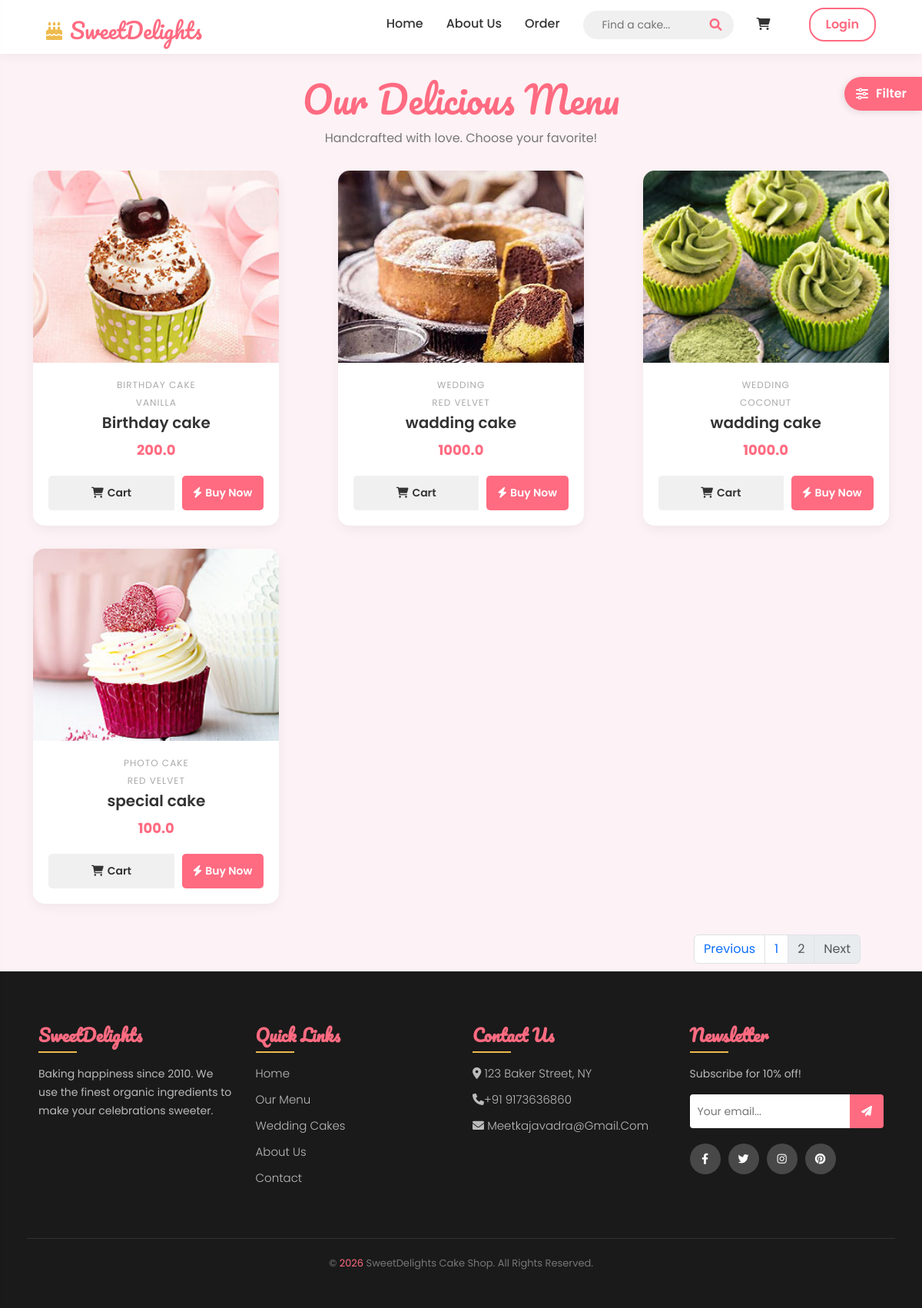
Screenshot of /?page=2 with the database file from the repository.
### myapp/models.py (models this page shows, shortened)
class Product(models.Model):
    category=models.ForeignKey(Categories,on_delete=models.CASCADE)
    flavour=models.ForeignKey(Flavour,on_delete=models.CASCADE)
    p_name=models.CharField(max_length=50)
    p_weight=models.FloatField()
    p_price=models.FloatField()
    p_desc=models.TextField()
    p_img=models.ImageField(upload_to='products/')

class Categories(models.Model):
    category_name=models.CharField(max_length=50)
    def __str__(self):
        return self.category_name

class Flavour(models.Model):
    flavour_name=models.CharField(max_length=50)
    def __str__(self):
        return self.flavour_name

### myapp/views.py (the view, shortened to what this page needs)
# urls.py: 2. Add a URL to urlpatterns:  path('', views.home, name='home')
def home(request):
    products= Product.objects.all()
    flavour=Flavour.objects.all()
    categories=Categories.objects.all()
    paginator=Paginator(products,6)
    page_number=request.GET.get('page')
    data=paginator.get_page(page_number)
    return render(request,'Home.html',{'product':data,'flavour':flavour,'categories':categories})

### templates/Home.html (shortened to what this page needs)
{% extends "base.html" %}
{% block body %}
</head>
<body>
    <div class="menu-header">
        <h1>Our Delicious Menu</h1>
        <p>Handcrafted with love. Choose your favorite!</p>
    </div>
    <div class="container">
        <button class="filter-btn" onclick="toggleFilterSidebar()">
            <i class="fas fa-sliders-h"></i> Filter
        </button>
        <div class="product-grid">
            {%if product%}
            {%for prod in product%}
            <div class="product-card">
                <div class="image-box">
                    <img src="{{prod.p_img}}" alt="Strawberry Cake">
                </div>
                <div class="details">
                    <span class="category-tag">{{prod.category}}</span>
                    <span class="category-tag">{{prod.flavour}}</span>
                    <h3 class="product-title">{{prod.p_name}}</h3>
                    <span class="price">{{prod.p_price}}</span>
                    <div class="btn-group">
                        <a href="{% url 'cart' prod.id %}" class="btn btn-cart"><i class="fas fa-shopping-cart"></i> Cart</a>
                        <form method="get" action="/product_details">
                        <button type="submit" class="btn btn-buy"><i class="fas fa-bolt"></i> Buy Now</button>
                        </form>
                    </div>
                </div>
            </div>
            {%endfor%}
            {%else%}
            <h2>product not found</h2>
            {%endif%}
        </div>
        <div style="width:100vw;display:flex;flex-direction:row-reverse;">
            <div aria-label="Page navigation example" style="margin-right:5%;">
                <ul class="pagination" style="margin:40px 40px 0 0;">
                    {%if product.has_previous%}
                    <li class="page-item"><a class="page-link" href="?page={{product.previous_page_number}}">Previous</a>
                    </li>
                    {%else%}
                    <li class="page-item"><a class="page-link disabled">Previous</a></li>
                    {%endif%}
                    {%with start=product.number|add:"-1" end=product.number|add:"1"%}
                        {% for num in product.paginator.page_range%}
                            {%if num >= start and num <= end %}
                             {%if num == product.number%}
                             <li class="page-item"><a class="page-link disabled">{{num}}</a></li>
                            {%else %}
                            <li class="page-item"><a class="page-link" href="?page={{num}}">{{num}}</a></li>
                             {%endif%}
                            {%endif%}
                        {%endfor%}
                    {% endwith %}
                        {%if product.has_next%}
                        <li class="page-item"><a class="page-link" href="?page={{product.next_page_number}}">Next</a></li>
                        {%else%}
                        <li class="page-item"><a class="page-link disabled">Next</a></li>
                        {%endif%}
                </ul>
            </div>
        </div>
    </div>
</body>
{% endblock body %}

### templates/base.html (style rules this page uses)
* { margin: 0; padding: 0; box-sizing: border-box; font-family: 'Poppins', sans-serif; }
body { background-color: #fdf2f5; min-height: 100vh; }

### rows the page displays
Product: p_img (picture), category "BIRTHDAY CAKE", flavour "VANILLA", p_name "Birthday cake", p_price "200.0"
Product: p_img (picture), category "WEDDING", flavour "RED VELVET", p_name "wadding cake", p_price "1000.0"
Product: p_img (picture), category "WEDDING", flavour "COCONUT", p_name "wadding cake", p_price "1000.0"
Product: p_img (picture), category "PHOTO CAKE", flavour "RED VELVET", p_name "special cake", p_price "100.0"

### other values shown
{{ num }} "1"
{{ num }} "2"
